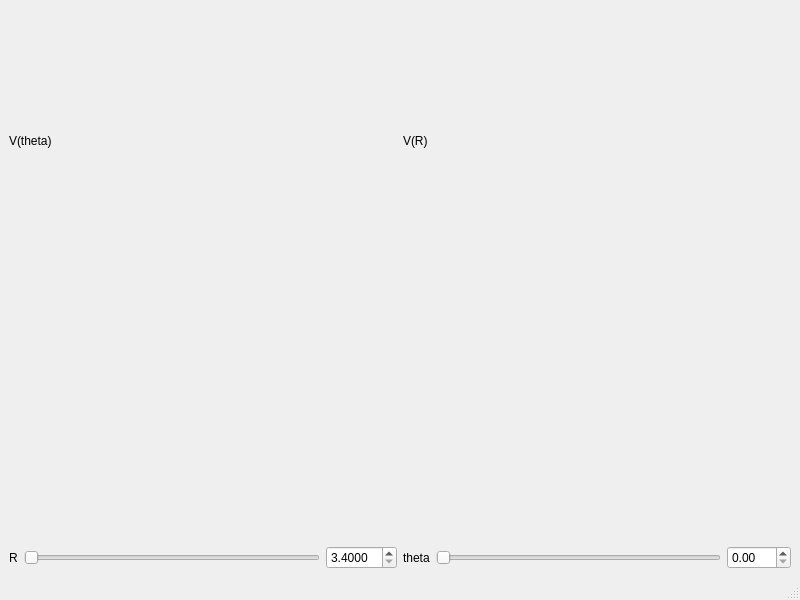
<?xml version="1.0" encoding="UTF-8"?>
<ui version="4.0">
 <class>MainWindow</class>
 <widget class="QMainWindow" name="MainWindow">
  <property name="geometry">
   <rect>
    <x>0</x>
    <y>0</y>
    <width>800</width>
    <height>600</height>
   </rect>
  </property>
  <property name="windowTitle">
   <string>MainWindow</string>
  </property>
  <widget class="QWidget" name="centralwidget">
   <layout class="QGridLayout" name="gridLayout">
    <item row="0" column="0">
     <layout class="QHBoxLayout" name="horizontalLayout_3">
      <item>
       <layout class="QVBoxLayout" name="verticalLayout_3">
        <item>
         <layout class="QVBoxLayout" name="verticalLayout">
          <item>
           <widget class="QLabel" name="label">
            <property name="text">
             <string>V(theta)</string>
            </property>
           </widget>
          </item>
          <item>
           <widget class="PlotWidget" name="r_graph" native="true"/>
          </item>
         </layout>
        </item>
        <item>
         <layout class="QHBoxLayout" name="horizontalLayout">
          <item>
           <widget class="QLabel" name="label_3">
            <property name="text">
             <string>R</string>
            </property>
           </widget>
          </item>
          <item>
           <widget class="QSlider" name="r_slider">
            <property name="minimum">
             <number>3400</number>
            </property>
            <property name="maximum">
             <number>10000</number>
            </property>
            <property name="orientation">
             <enum>Qt::Horizontal</enum>
            </property>
           </widget>
          </item>
          <item>
           <widget class="QDoubleSpinBox" name="r_spin">
            <property name="decimals">
             <number>4</number>
            </property>
            <property name="minimum">
             <double>3.400000000000000</double>
            </property>
            <property name="maximum">
             <double>10.000000000000000</double>
            </property>
            <property name="singleStep">
             <double>0.010000000000000</double>
            </property>
            <property name="stepType">
             <enum>QAbstractSpinBox::DefaultStepType</enum>
            </property>
           </widget>
          </item>
         </layout>
        </item>
       </layout>
      </item>
      <item>
       <layout class="QVBoxLayout" name="verticalLayout_4">
        <item>
         <layout class="QVBoxLayout" name="verticalLayout_2">
          <item>
           <widget class="QLabel" name="label_2">
            <property name="text">
             <string>V(R)</string>
            </property>
           </widget>
          </item>
          <item>
           <widget class="PlotWidget" name="theta_graph" native="true"/>
          </item>
         </layout>
        </item>
        <item>
         <layout class="QHBoxLayout" name="horizontalLayout_2">
          <item>
           <widget class="QLabel" name="label_4">
            <property name="text">
             <string>theta</string>
            </property>
           </widget>
          </item>
          <item>
           <widget class="QSlider" name="theta_slider">
            <property name="maximum">
             <number>1800</number>
            </property>
            <property name="orientation">
             <enum>Qt::Horizontal</enum>
            </property>
           </widget>
          </item>
          <item>
           <widget class="QDoubleSpinBox" name="theta_spin">
            <property name="maximum">
             <double>180.000000000000000</double>
            </property>
           </widget>
          </item>
         </layout>
        </item>
       </layout>
      </item>
     </layout>
    </item>
   </layout>
  </widget>
  <widget class="QMenuBar" name="menubar">
   <property name="geometry">
    <rect>
     <x>0</x>
     <y>0</y>
     <width>800</width>
     <height>21</height>
    </rect>
   </property>
  </widget>
  <widget class="QStatusBar" name="statusbar"/>
 </widget>
 <customwidgets>
  <customwidget>
   <class>PlotWidget</class>
   <extends>QWidget</extends>
   <header>pyqtgraph.h</header>
   <container>1</container>
  </customwidget>
 </customwidgets>
 <resources/>
 <connections/>
</ui>
